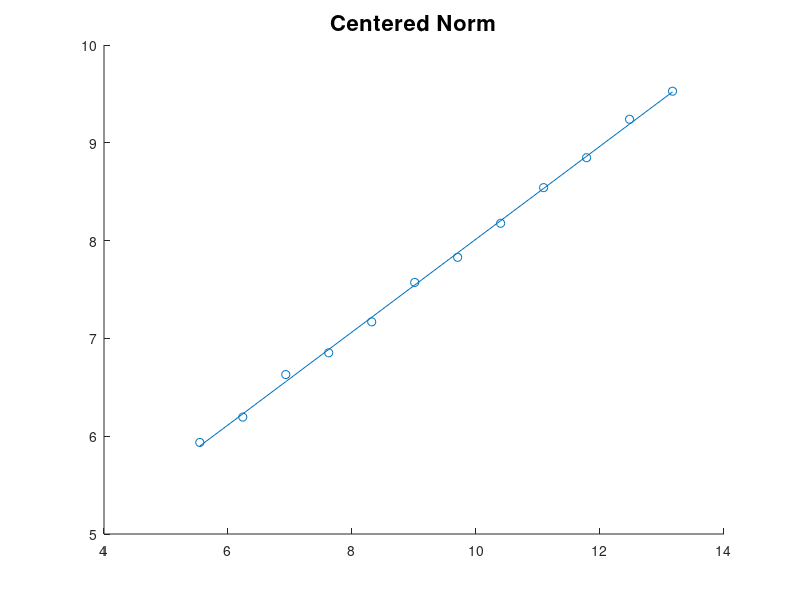
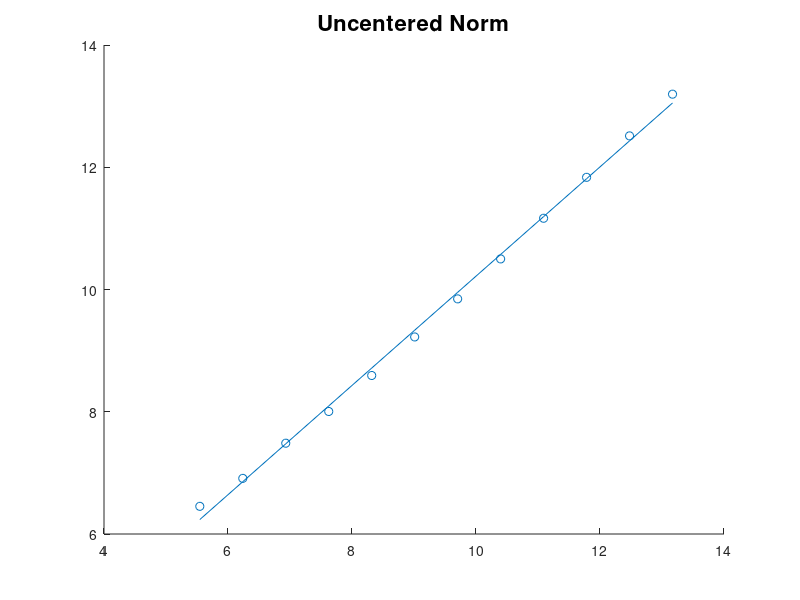

Recreate these plots in MATLAB, in order.
N = 100;
d = 2.^(8:1:19);
CenteredNorm = zeros(1,length(d));
UncenteredNorm = zeros(1,length(d));

for i = 1:length(d)
    %Gaussian dis:
    %X = randn(N,d(i));
    %Uniform distribution
    X = sqrt(12)*rand(N,d(i))-sqrt(12)/2; 
    % mixture of Gaussians:
%     %%
%     U=rand(1,N);
%     U(find(U>.5))=3;
%     U(find(U<=.5))=-3;
%     X = (diag(U)*ones(N,d(i))+randn(N,d(i)))./sqrt(10);
    %%
    CenteredNorm(i) = norm(X*X'-d(i)*eye(N));
    UncenteredNorm(i) = norm(X*X');
end

%%
figure
scatter(log(d), log(CenteredNorm)) 

b = polyfit(log(d), log(CenteredNorm),1);
hold on
plot(log(d), b(1).*log(d)+b(2))
title('Centered Norm', 'fontsize',16)

slope_centered = b(1)

figure
scatter(log(d), log(UncenteredNorm)) 

b2 = polyfit(log(d), log(UncenteredNorm),1);
hold on
plot(log(d), b2(1).*log(d)+b2(2))
title('Uncentered Norm', 'fontsize',16)

slope_uncentered = b2(1)
    